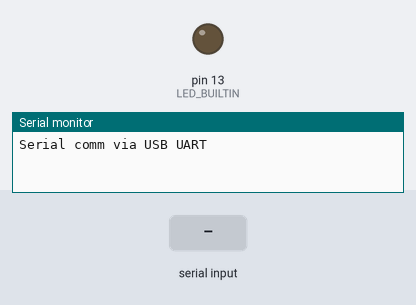
A sketch run on a simulated Arduino Uno, built with avr-gcc and run on an emulated ATmega328P. On the bench: output pins drawn as LEDs (lit = HIGH), the last lines printed to the serial monitor. Inputs (shaded band) come from the test bench.

Above: at 1.2 s.
1.3 s: "1" received over Serial
At 3.0 s:
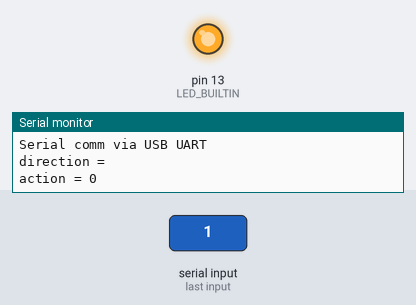
Timing chart, 0 to 4.5 s (numbered marks = the images above; inputs shaded):
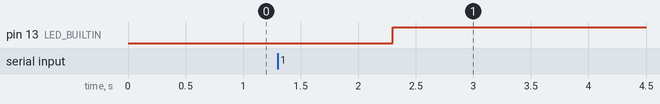

The sketch:

TestUART.ino
```cpp
#include <ArduinoJson.h>
void setup() {
  pinMode(LED_BUILTIN, OUTPUT);
  Serial.begin(115200);
  Serial.println("Serial comm via USB UART");
  Serial.flush();
}
void loop() {
  if(Serial.available()){
    StaticJsonDocument<400> doc;
    DeserializationError err= deserializeJson(doc, Serial);
    if(err==DeserializationError::Ok){
      const char* direction = doc["direction"];
      bool action = doc["action"];
      Serial.print("direction = ");
      Serial.println(direction);
      Serial.print("action = ");
      Serial.println(action);
      ledChange(action);
    }else{
      Serial.print("deserializeJson() returned ");
      Serial.println(err.c_str());
      while(Serial.available()>0){
        Serial.read();
      }
    }
  }
}
void ledChange(bool Check){
  if(Check){
    digitalWrite(LED_BUILTIN, LOW);
  }else{
    digitalWrite(LED_BUILTIN, HIGH);
  }
}
```

Measured:
- after the input at 1.3 s, pin 13 (LED_BUILTIN): LOW → HIGH after 1.0 s
